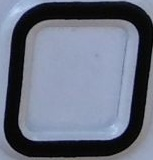
#> input picture train/0/0_134.jpg, 153 x 160 px; its folder holds only this picture in this run
$ python machine_train.py
#> lines starting #> are read from the running program, lines starting #| are printed output that depends on the picture; after the words box and inside, x2 and y2 are one past the last pixel; in counts of white or black regions, pixels touching at a corner belong together
import os
import numpy as np
from collections import Counter
from skimage.io import imread
from skimage.filters import threshold_otsu
from skimage.transform import resize
from sklearn.svm import SVC
from sklearn.model_selection import GridSearchCV
from sklearn.preprocessing import StandardScaler
from sklearn.pipeline import make_pipeline
from joblib import dump

# All valid license plate characters
letters = [
    '0', '1', '2', '3', '4', '5', '6', '7', '8', '9',
    'A', 'B', 'C', 'D', 'E', 'F', 'G', 'H','I',
    'J', 'K', 'L', 'M', 'N', 'O', 'P', 'Q', 'R',
    'S', 'T', 'U', 'V', 'W', 'X', 'Y', 'Z'
]

def read_training_data(training_directory, target_shape=(20, 20)):
#> called with training_directory = 'train', target_shape = (20, 20)
    image_data = []
    target_data = []

    print(f"📁 Loading training data from: {training_directory}")

    for each_letter in letters:
        letter_folder = os.path.join(training_directory, each_letter)
        if not os.path.exists(letter_folder):
            print(f"⚠️ Folder for {each_letter} not found, skipping.")
            continue

        for file_name in os.listdir(letter_folder):
            if not file_name.endswith(".jpg"):
                continue

            image_path = os.path.join(letter_folder, file_name)
            try:
                img = imread(image_path, as_gray=True)
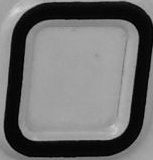
#> img: shape (160, 153) float64; min 0, max 0.842, mean 0.437
                img_resized = resize(img, target_shape, anti_aliasing=True)
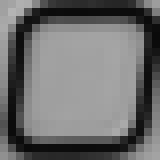
#> img_resized: shape (20, 20) float64 (shown 8 times larger); min 0.0423, max 0.707, mean 0.435

                binary_image = img_resized < threshold_otsu(img_resized)
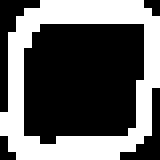
#> binary_image: shape (20, 20) bool (shown 8 times larger); 38.8% white; 1 white region, box (x1, y1, x2, y2) and area: (0, 0, 20, 20) 155
                flat_image = binary_image.flatten()

                image_data.append(flat_image)
                target_data.append(each_letter)
            except Exception as e:
                print(f"⚠️ Failed to process image {image_path}: {e}")

    print(f"✅ Total samples: {len(image_data)}")
    return np.array(image_data), np.array(target_data)

def main():
    current_dir = os.path.dirname(os.path.realpath(__file__))
    training_dataset_dir = os.path.join(current_dir, 'train')

    image_data, target_data = read_training_data(training_dataset_dir)

    print(f"\n📊 Class distribution:\n{Counter(target_data)}")

    # Define hyperparameter grid
    param_grid = {
        'svc__kernel': ['linear', 'rbf'],
        'svc__C': [1, 10, 100],
        'svc__gamma': [0.001, 0.01, 0.1, 1]
    }

    # Create a pipeline: StandardScaler + SVM
    pipeline = make_pipeline(StandardScaler(), SVC(probability=True))

    # GridSearchCV for tuning
    grid_search = GridSearchCV(pipeline, param_grid, cv=4, n_jobs=-1, verbose=2)

    print("\n🔍 Running GridSearchCV for hyperparameter tuning...")
#> (the run stopped early here; a loop or call above may not have finished)
